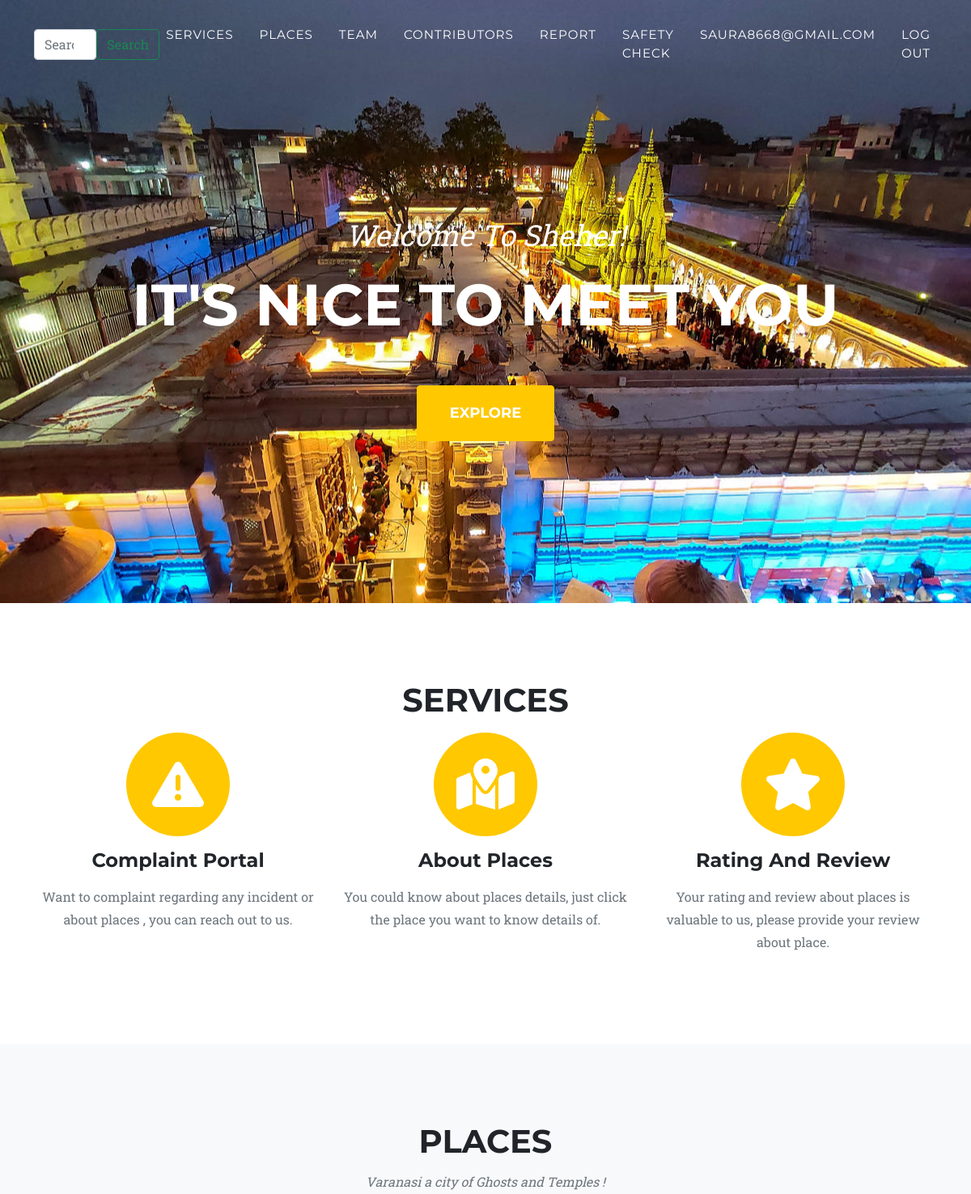
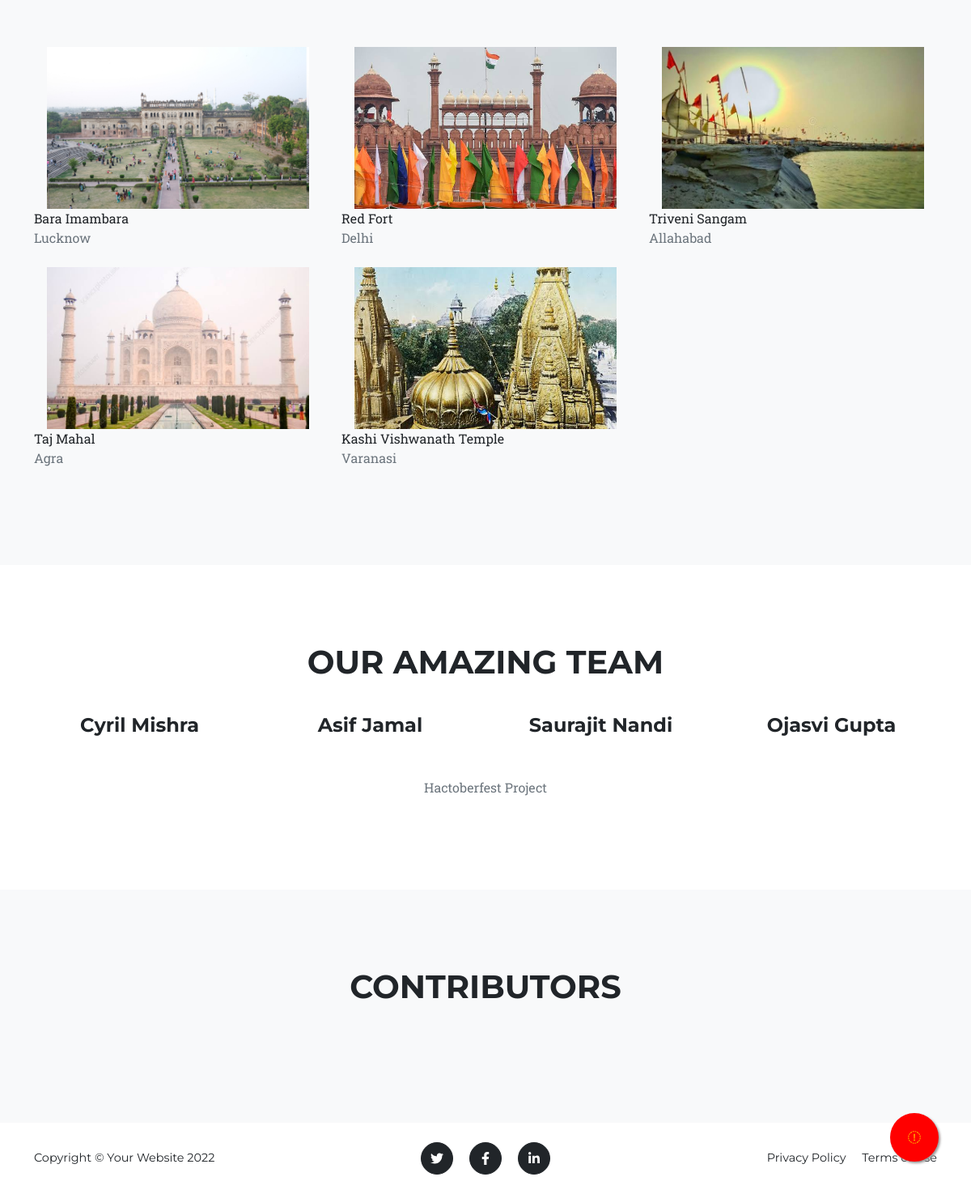
Page / (signed in) on the committed database (2 pictures, top to bottom).
### Visitor/models.py (models this page shows)
class User(AbstractUser):
    username = None
    email = models.EmailField(_('email address'), unique=True)
    USERNAME_FIELD = 'email'
    REQUIRED_FIELDS = []
    objects = UserManager()

### Places/models.py (models this page shows, shortened)
class PlacesDetails(models.Model):#post
    name=models.CharField(max_length=255,blank=False)
    city=models.CharField(max_length=20,blank=False)
    address=models.CharField(max_length=255,blank=False)
    picture=models.ImageField(null=True,blank=True,upload_to="images/Places/profile")
    visiting_time=models.CharField(max_length=20,null=True,blank=True)
    day_open=models.CharField(max_length=255,null=True,blank=True)
    fees=models.IntegerField(null=True,blank=True)
    month_to_visit=models.CharField(max_length=20,null=True,blank=True)
    population_density=models.IntegerField(null=True, blank=True)
    avg_age=models.IntegerField(null=True,blank=True)
    avg_income=models.IntegerField(null=True,blank=True)
    police_station_count=models.IntegerField(null=True,blank=True)
    petroling_vans=models.IntegerField(null=True,blank=True)
    morality_level=models.IntegerField(null=True,blank=True)

### home/views.py (the view, shortened to what this page needs)
# urls.py: path('',views.homepage, name = "home"),
def homepage(request):
    if request.user.is_authenticated:
        d = request.user
        all_places = PlacesDetails.objects.all()
        all_reviews = []
        all_ratings = []
        for places in all_places:
            reviews = RatingReview.objects.filter(place=places)
            all_reviews.append(reviews)
        for reviews_qs in all_reviews:
            rating = 0
            count = 0
            for review in reviews_qs:
                rating+=int(review.safety)
                rating+=int(review.sanitization)
                rating+=int(review.security)
                rating+=int(review.overall_fun)
                count+=4
            if count == 0:
                all_ratings.append(0)
            else:
                all_ratings.append(round(rating/count, 1))
        data = {
            'places' : all_places,
            'user': d,
            'status': '1',
            'reviews': all_reviews,
            'ratings': all_ratings,
        }
        return render(request, 'index.html', context=data)

### home/templatetags/index.py (called while the page is built)
@register.filter
def index(indexable, i):
    return indexable[i-1]

### templates/index.html (shortened to what this page needs)
{% load static %}
{% load index %}
<!DOCTYPE html>
<html lang="en">
    <head>
        <link href="{% static "css/styles.css"%}" rel="stylesheet" />
        <link href="https://cdn.jsdelivr.net/gh/bbbootstrap/libraries@main/smart_wizard.min.css" rel="stylesheet" type="text/css" />
        <link href="https://cdn.jsdelivr.net/gh/bbbootstrap/libraries@main/smart_wizard_theme_arrows.min.css" rel="stylesheet" type="text/css" />
    </head>
    <body id="page-top">
        <nav class="navbar navbar-expand-lg navbar-dark fixed-top" id="mainNav">
            <div class="container">
              <form class="d-flex" action="{% url 'search' %}" method="post">
                  <input class="form-control mr-2" type="search" placeholder="Search" name="search_field" aria-label="Search">
                  <button class="btn btn-outline-success" type="submit">Search</button>
              </form>
                <div class="collapse navbar-collapse" id="navbarResponsive">
                    <ul class="navbar-nav text-uppercase ms-auto py-4 py-lg-0">
                        <li class="nav-item"><a class="nav-link" href="#services">Services</a></li>
                        <li class="nav-item"><a class="nav-link" href="#places">Places</a></li>
                        <li class="nav-item"><a class="nav-link" href="#team">Team</a></li>
                        <li class="nav-item"><a class="nav-link" href="#contributors">Contributors</a></li>
                        <li class="nav-item"><a class="nav-link" href="{% url 'report' %}">Report</a></li>
                        {% if status == '1' %}
                            <li class="nav-item"><a class="nav-link" data-toggle="modal" href="{% url 'safety_check' %}">Safety Check</a></li>
                            <li class="nav-item"><a class="nav-link" href="{% url 'profile' %}">{{ user.email }}</a></li>
                            <li class="nav-item"><a class="nav-link" data-toggle="modal" href="{% url 'user_logout' %}">Log out</a></li>
                        {% else %}
                            <li class="nav-item"><a class="nav-link" data-toggle="modal" data-target="#login_signup" href="{% url 'register' %}">Login/Signup</a></li>
                        {% endif %}
                    </ul>
                </div>
            </div>
        </nav>
        <a href="/Visitor/SOS" class="sos position-fixed rounded-circle d-flex justify-content-center align-items-center">
            <i class="fa fa-commenting-lg"></i>
        </a>
        <header class="masthead">
            <div class="container">
                <div class="masthead-subheading">Welcome To Sheher!</div>
                <div class="masthead-heading text-uppercase">It's Nice To Meet You</div>
                <a class="btn btn-primary btn-xl text-uppercase" href="#services">Explore</a>
            </div>
        </header>
        <section class="page-section" id="services">
            <div class="container">
                <div class="text-center">
                    <h2 class="section-heading text-uppercase">Services</h2>
                </div>
                <div class="row text-center">
                    <div class="col-md-4">
                        <span class="fa-stack fa-4x">
                            <i class="fas fa-circle fa-stack-2x text-primary"></i>
                            <i class="fas fa-exclamation-triangle fa-stack-1x fa-inverse"></i>
                        </span>
                        <h4 class="my-3">Complaint Portal</h4>
                        <p class="text-muted">Want to complaint regarding any incident or about places , you can reach out to us.</p>
                    </div>
                    <div class="col-md-4">
                        <span class="fa-stack fa-4x">
                            <i class="fas fa-circle fa-stack-2x text-primary"></i>
                            <i class="fas fa-map-location-dot fa-stack-1x fa-inverse"></i>
                        </span>
                        <h4 class="my-3">About Places</h4>
                        <p class="text-muted">You could know about places details, just click the place you want to know details of. </p>
                    </div>
                    <div class="col-md-4">
                        <span class="fa-stack fa-4x">
                            <i class="fas fa-circle fa-stack-2x text-primary"></i>
                            <i class="fas fa-star fa-stack-1x fa-inverse"></i>
                        </span>
                        <h4 class="my-3">Rating And Review</h4>
                        <p class="text-muted">Your rating and review about places is valuable to us, please provide your review about place.</p>
                    </div>
                </div>
            </div>
        </section>
        <section class="page-section bg-light" id="places">
            <div class="container">
                <div class="text-center">
                    <h2 class="section-heading text-uppercase">Places</h2>
                    <h3 class="section-subheading text-muted">Varanasi a city of Ghosts and Temples !</h3>
                </div>
                <div class="row">
                    {% for p in places %}
                    <div class="col-lg-4 col-sm-6 mb-4">
                        <div class="portfolio-item">
                            <a class="portfolio-link" data-bs-toggle="modal" href="#portfolioModal{{ p.pk }}">
                                <div class="place_image w-100 px-3">
                                                        <img class="w-100" src="/media/{{ p.picture }}">
                                                    </div></a>
                            <div class="portfolio-caption">
                                <div class="portfolio-caption-heading">{{ p.name }}</div>
                                <div class="portfolio-caption-subheading text-muted">{{ p.city }}</div>
                            </div>
                        </div>
                    </div>
                    {% endfor %}
                </div>
            </div>
        </section>
        <section class="page-section" id="team">
            <div class="container">
                <div class="text-center">
                    <h2 class="section-heading text-uppercase">Our Amazing Team</h2>
                </div>
                <div class="row">
                    <div class="col-lg-3">
                        <div class="team-member">
                            <h4>Cyril Mishra</h4>
                        </div>
                    </div>
                    <div class="col-lg-3">
                        <div class="team-member">
                            <h4>Asif Jamal</h4>
                        </div>
                    </div>
                    <div class="col-lg-3">
                        <div class="team-member">
                            <h4>Saurajit Nandi</h4>
                        </div>
                    </div>
                    <div class="col-lg-3">
                        <div class="team-member">
                            <h4>Ojasvi Gupta</h4>
                        </div>
                    </div>
                </div>
                <div class="row">
                    <div class="col-lg-8 mx-auto text-center"><p class="large text-muted">Hactoberfest Project</p></div>
                </div>
            </div>
        </section>
        <section class="page-section bg-light" id="contributors">
            <div class="container">
                <div class="text-center">
                    <h2 class="section-heading text-uppercase">Contributors</h2>
                </div>
            </div>
        </section>
        <footer class="footer py-4">
            <div class="container">
                <div class="row align-items-center">
                    <div class="col-lg-4 text-lg-start">Copyright &copy; Your Website 2022</div>
                    <div class="col-lg-4 my-3 my-lg-0">
                        <a class="btn btn-dark btn-social mx-2" href="#!" aria-label="Twitter"><i class="fab fa-twitter"></i></a>
                        <a class="btn btn-dark btn-social mx-2" href="#!" aria-label="Facebook"><i class="fab fa-facebook-f"></i></a>
                        <a class="btn btn-dark btn-social mx-2" href="#!" aria-label="LinkedIn"><i class="fab fa-linkedin-in"></i></a>
                    </div>
                    <div class="col-lg-4 text-lg-end">
                        <a class="link-dark text-decoration-none me-3" href="#!">Privacy Policy</a>
                        <a class="link-dark text-decoration-none" href="#!">Terms of Use</a>
                    </div>
                </div>
            </div>
        </footer>
    </body>
</html>

### templates/index.html (style rules this page uses)
.sos { width:60px; height:60px; bottom:40px; right:40px; background-color:RED; box-shadow: 2px 2px 3px #999; }
.place_image img { object-fit: cover; object-position: center; height: 200px; }

### rows in the picture
User: email "SAURA8668@GMAIL.COM"
PlacesDetails: picture (picture), name "Bara Imambara", city "Lucknow"
PlacesDetails: picture (picture), name "Red Fort", city "Delhi"
PlacesDetails: picture (picture), name "Triveni Sangam", city "Allahabad"
PlacesDetails: picture (picture), name "Taj Mahal", city "Agra"
PlacesDetails: picture (picture), name "Kashi Vishwanath Temple", city "Varanasi"
